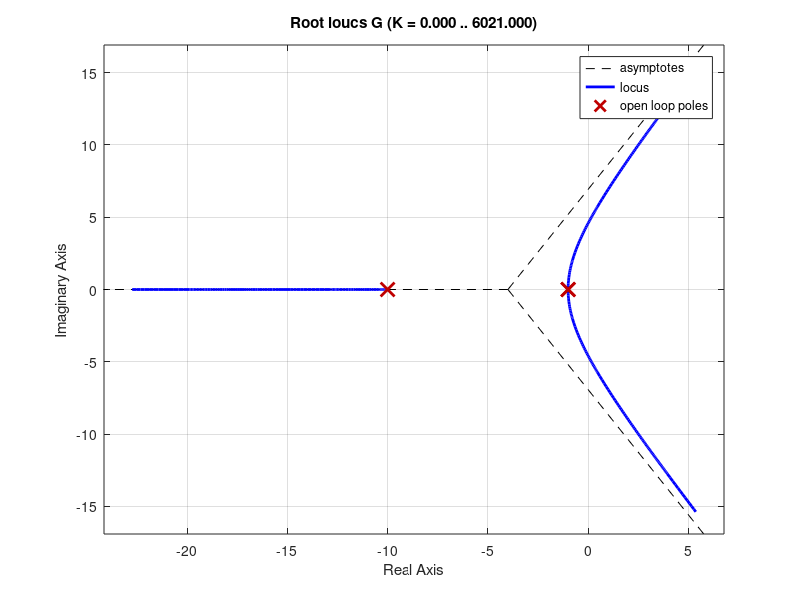

The MATLAB source for this figure: (Note: this script raises an error after producing the figure.)
G = zpk([], [-1 -1 -10],1);
rlocus(G);
sgrid(0.6, 0);
axis([-14 0 -5 5])

Gc = zpk([-0.1],[0],1);
rlocus(Gc*G);
sgrid(0.6,0);
axis([-14 0 -5 5])

syms t
t = 0:0.0001:60;
G2 = zpk([],[-1 -1 -10],13.6);
G2c = zpk([-0.1], [0 -1 -1 -10],13.4);
step(feedback(G2,1),t);
hold on
step(feedback(G2c,1),t);
grid
xlabel t
ylabel Output
legend('Uncompensated','Compensated')